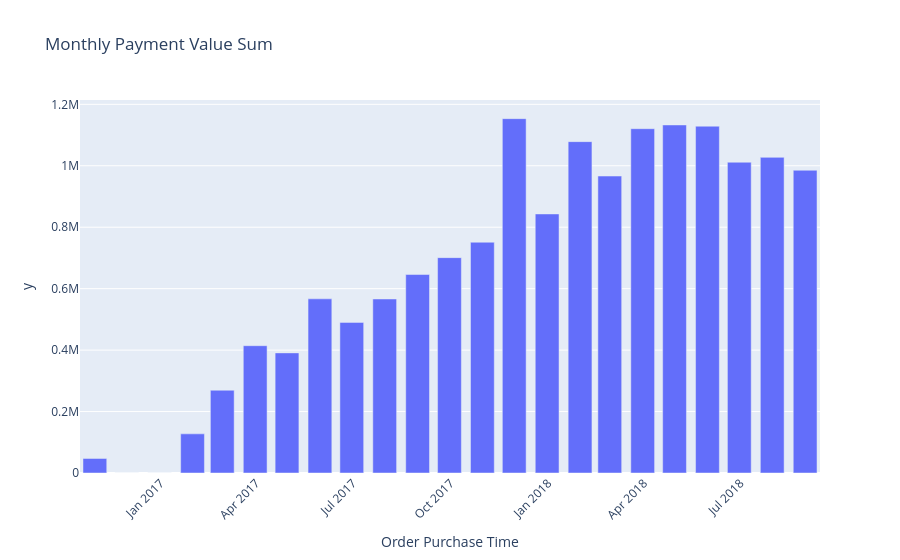

Write notebook code for a chart like this one.
### Code cell
import plotly.express as px 

fig = px.bar(
    x=merged_order_month_sum.index,
    y=merged_order_month_sum["payment_value"],
    title="Monthly Payment Value Sum",
    labels = {
        "x" : "Order Purchase Time",
        "Y" : "Payment Value"
    }
)

fig.update_layout(xaxis_tickangle=-45)

fig.show()

### Figure 1 — Plotly figure (JSON) as saved in the notebook; plotly's stock layout.template omitted (floating-point values rounded to 4 significant figures)
{"data": [{"alignmentgroup": "True", "hovertemplate": "Order Purchase Time=%{x}<br>y=%{y}<extra></extra>", "legendgroup": "", "marker": {"color": "#636efa", "pattern": {"shape": ""}}, "name": "", "offsetgroup": "", "orientation": "v", "showlegend": false, "textposition": "auto", "type": "bar", "x": ["2016-10-31T00:00:00", "2016-11-30T00:00:00", "2016-12-31T00:00:00", "2017-01-31T00:00:00", "2017-02-28T00:00:00", "2017-03-31T00:00:00", "2017-04-30T00:00:00", "2017-05-31T00:00:00", "2017-06-30T00:00:00", "2017-07-31T00:00:00", "2017-08-31T00:00:00", "2017-09-30T00:00:00", "2017-10-31T00:00:00", "2017-11-30T00:00:00", "2017-12-31T00:00:00", "2018-01-31T00:00:00", "2018-02-28T00:00:00", "2018-03-31T00:00:00", "2018-04-30T00:00:00", "2018-05-31T00:00:00", "2018-06-30T00:00:00", "2018-07-31T00:00:00", "2018-08-31T00:00:00"], "xaxis": "x", "y": [47270.0, 0, 19.62, 127400.0, 269500.0, 414400.0, 391000.0, 566900.0, 490200.0, 566400.0, 646000.0, 701000.0, 751100.0, 1153000.0, 843200.0, 1079000.0, 966600.0, 1120678, 1133000.0, 1129000.0, 1012000.0, 1027000.0, 985400.0], "yaxis": "y"}], "layout": {"barmode": "relative", "legend": {"tracegroupgap": 0}, "title": {"text": "Monthly Payment Value Sum"}, "xaxis": {"anchor": "y", "domain": [0, 1], "tickangle": -45, "title": {"text": "Order Purchase Time"}}, "yaxis": {"anchor": "x", "domain": [0, 1], "title": {"text": "y"}}}}
